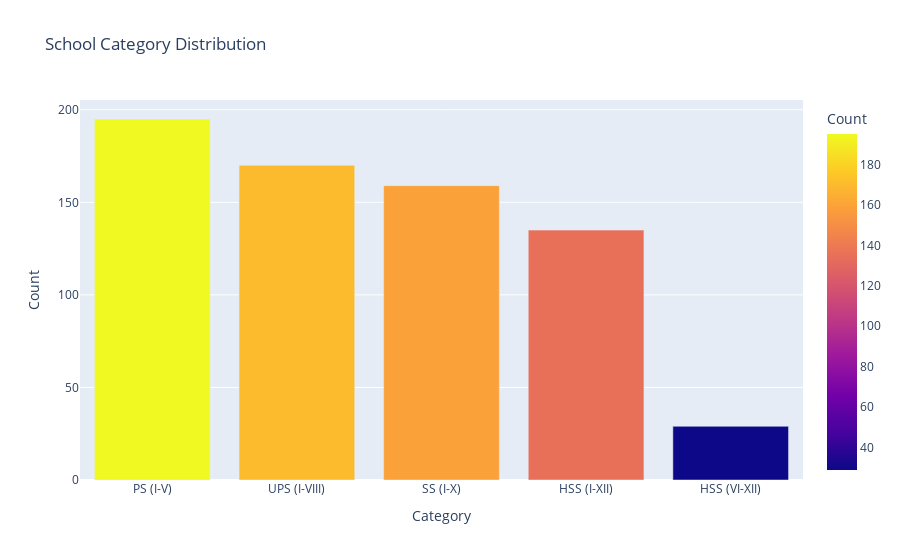

Source (notebook cell):
### Code cell
#School Category Distribution
category_df = df["School_Category_Name"].value_counts().reset_index()
category_df.columns = ["Category", "Count"]
fig = px.bar(category_df,x="Category",y="Count",title="School Category Distribution",color="Count")
fig.show()

### Figure 1 — Plotly figure (JSON) as saved in the notebook; plotly's stock layout.template omitted (floating-point values rounded to 4 significant figures)
{"data": [{"hovertemplate": "Category=%{x}<br>Count=%{marker.color}<extra></extra>", "legendgroup": "", "marker": {"color": [195, 170, 159, 135, 29], "coloraxis": "coloraxis", "pattern": {"shape": ""}}, "name": "", "orientation": "v", "showlegend": false, "textposition": "auto", "type": "bar", "x": ["PS (I-V)", "UPS (I-VIII)", "SS (I-X)", "HSS (I-XII)", "HSS (VI-XII)"], "xaxis": "x", "y": [195, 170, 159, 135, 29], "yaxis": "y"}], "layout": {"barmode": "relative", "coloraxis": {"colorbar": {"title": {"text": "Count"}}, "colorscale": [[0, "#0d0887"], [0.1111, "#46039f"], [0.2222, "#7201a8"], [0.3333, "#9c179e"], [0.4444, "#bd3786"], [0.5556, "#d8576b"], [0.6667, "#ed7953"], [0.7778, "#fb9f3a"], [0.8889, "#fdca26"], [1, "#f0f921"]]}, "legend": {"tracegroupgap": 0}, "title": {"text": "School Category Distribution"}, "xaxis": {"anchor": "y", "domain": [0, 1], "title": {"text": "Category"}}, "yaxis": {"anchor": "x", "domain": [0, 1], "title": {"text": "Count"}}}}
